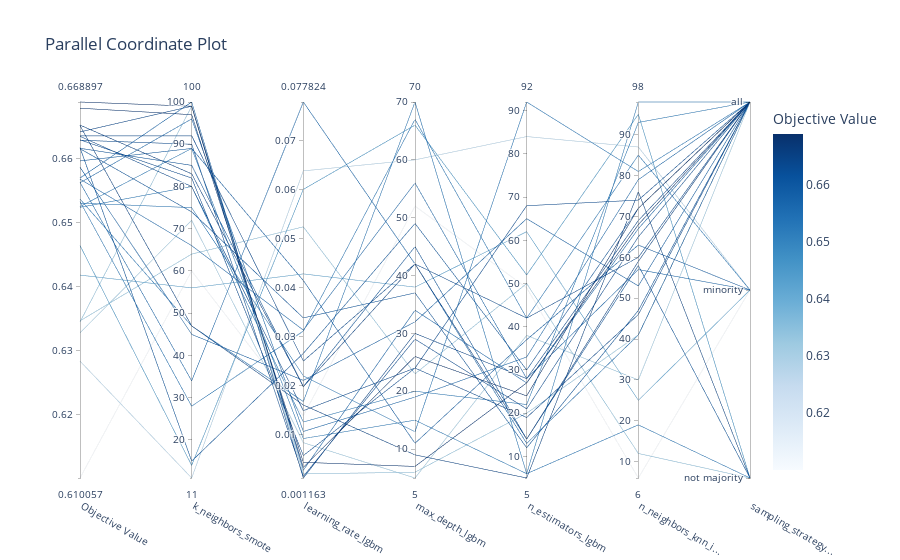

Notebook code cell kept with this figure:
### Code cell
optuna.visualization.plot_parallel_coordinate(pipe_study)

### Figure 1 — Plotly figure (JSON) as saved in the notebook; plotly's stock layout.template omitted (floating-point values rounded to 4 significant figures)
{"data": [{"dimensions": [{"label": "Objective Value", "range": [0.6101, 0.6689], "values": [0.6537, 0.6283, 0.6597, 0.6533, 0.6568, 0.6101, 0.6618, 0.6418, 0.6464, 0.6346, 0.6563, 0.6679, 0.6689, 0.6345, 0.663, 0.6635, 0.6642, 0.6531, 0.6525, 0.6587, 0.6328, 0.657, 0.6629, 0.6563, 0.6653, 0.6617, 0.6616, 0.6636, 0.6524, 0.6652]}, {"label": "k_neighbors_smote", "range": [11, 100], "values": [47, 11, 89, 28, 66, 60, 15, 56, 14, 64, 34, 97, 99, 99, 82, 80, 99, 75, 89, 45, 72, 100, 90, 96, 83, 85, 74, 92, 80, 47]}, {"label": "learning_rate_lgbm", "range": [0.001163, 0.07782], "values": [0.01675, 0.06377, 0.04143, 0.03112, 0.03131, 0.01387, 0.02657, 0.04277, 0.06001, 0.05237, 0.07782, 0.004361, 0.003342, 0.002003, 0.005738, 0.0149, 0.001163, 0.02198, 0.009206, 0.02106, 0.008365, 0.002759, 0.001503, 0.01065, 0.01979, 0.0198, 0.0338, 0.02501, 0.01258, 0.01605]}, {"label": "max_depth_lgbm", "range": [5, 70], "values": [70, 60, 11, 67, 56, 52, 49, 38, 66, 23, 42, 7, 26, 6, 24, 24, 30, 13, 15, 32, 5, 34, 29, 19, 42, 45, 37, 42, 20, 9]}, {"label": "n_estimators_lgbm", "range": [5, 92], "values": [6, 84, 37, 42, 28, 49, 30, 62, 52, 50, 13, 27, 24, 20, 68, 19, 28, 92, 6, 65, 38, 27, 21, 33, 14, 14, 12, 42, 22, 5]}, {"label": "n_neighbors_knn_i...", "range": [6, 98], "values": [19, 87, 63, 85, 57, 6, 72, 25, 95, 12, 41, 68, 72, 41, 74, 46, 69, 81, 98, 53, 30, 67, 65, 79, 59, 58, 47, 60, 93, 76]}, {"label": "sampling_strategy...", "range": [0, 2], "ticktext": ["not majority", "minority", "all"], "tickvals": [0, 1, 2], "values": [0, 1, 1, 1, 1, 1, 2, 1, 0, 0, 2, 2, 2, 2, 2, 2, 2, 2, 2, 2, 2, 2, 2, 2, 2, 0, 2, 2, 2, 0]}], "labelangle": 30, "labelside": "bottom", "line": {"color": [0.6537, 0.6283, 0.6597, 0.6533, 0.6568, 0.6101, 0.6618, 0.6418, 0.6464, 0.6346, 0.6563, 0.6679, 0.6689, 0.6345, 0.663, 0.6635, 0.6642, 0.6531, 0.6525, 0.6587, 0.6328, 0.657, 0.6629, 0.6563, 0.6653, 0.6617, 0.6616, 0.6636, 0.6524, 0.6652], "colorbar": {"title": {"text": "Objective Value"}}, "colorscale": [[0, "rgb(247,251,255)"], [0.125, "rgb(222,235,247)"], [0.25, "rgb(198,219,239)"], [0.375, "rgb(158,202,225)"], [0.5, "rgb(107,174,214)"], [0.625, "rgb(66,146,198)"], [0.75, "rgb(33,113,181)"], [0.875, "rgb(8,81,156)"], [1, "rgb(8,48,107)"]], "reversescale": false, "showscale": true}, "type": "parcoords"}], "layout": {"title": {"text": "Parallel Coordinate Plot"}}}
